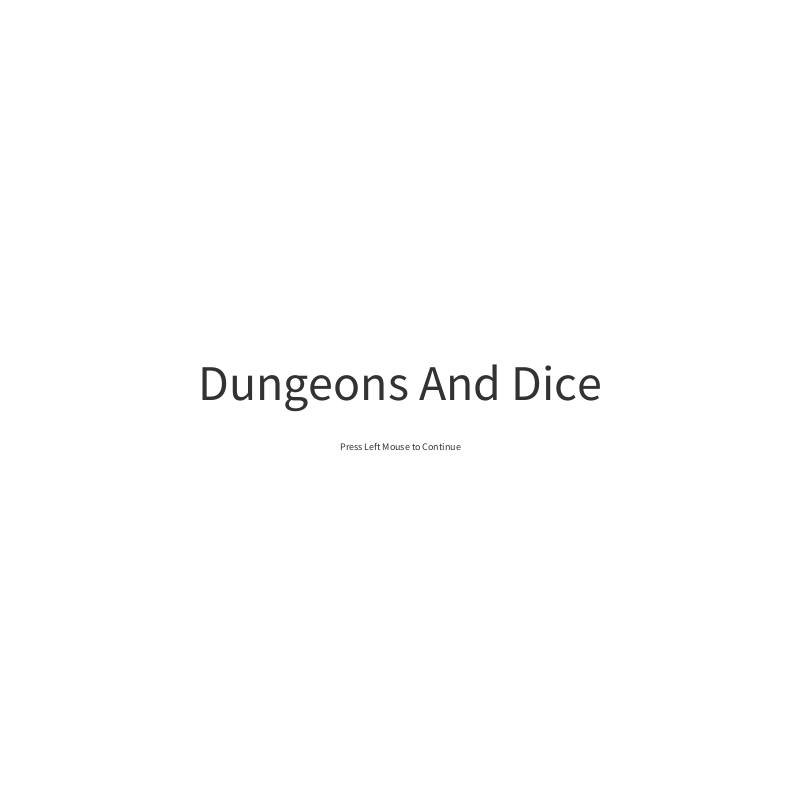
Frame 1 (no input)
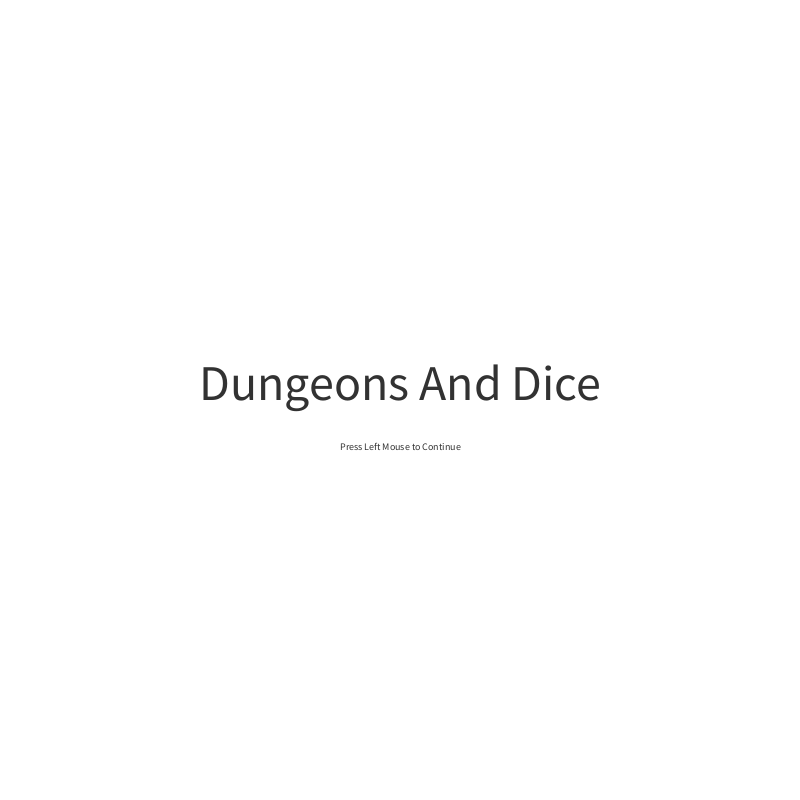
Frame 60 (the mouse pressed at the canvas centre just before this capture)
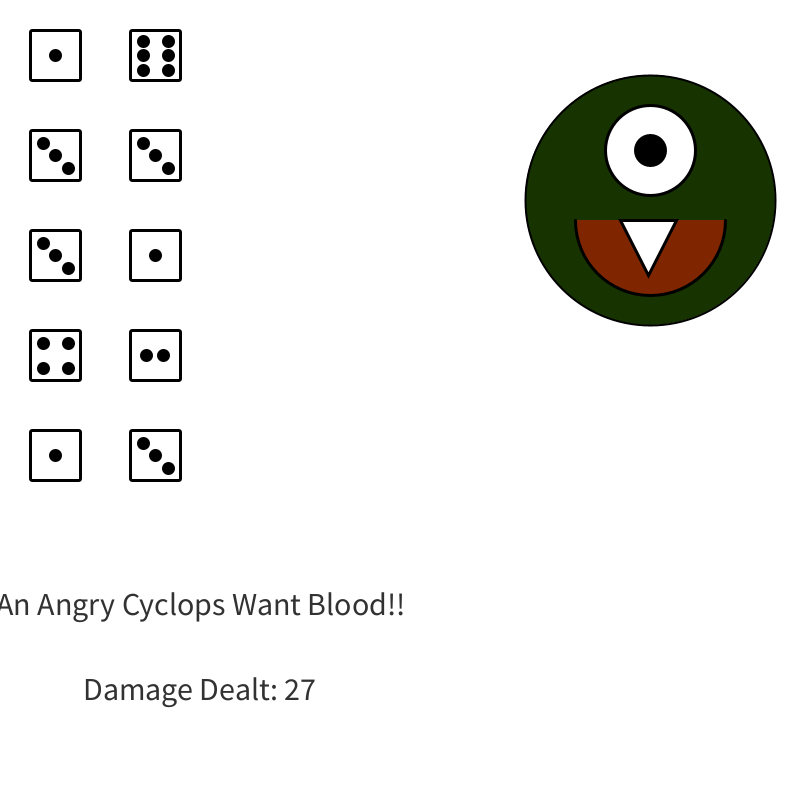
Frame 120 (the mouse held since frame 60 and released just before this capture)

The Processing sketch that drew these frames (run headless with seeded random() and noise(); from frame 60 on, the mouse is pressed at the canvas centre):

// Processing sketch: Dice
// ── Dice.pde

int column = 2;
int row = 5;
int total = 0;
Die[] dice = new Die[column * row];
String totalString;
boolean changeEnemy = true;
int RandomXP;
EnemyAi ai = new EnemyAi();
int XP = 0;
int totalXP = 0;
int newTotal;
int NewHealth;
int addXpos = 450;
TextManager text = new TextManager();
int deadHealth;
int SizeX, SizeY, stage;
void setup() {
  Menu();
  
  
  size(800, 800);

  for (int i = 0; i < column; i++) {
    int xPos = 100 * i + 30;
    for (int j = 0; j < row; j++) {
      int  yPos = 100 * j + 30;
      dice[i * row + j] = new Die(xPos, yPos);
      //sum += dice[i * row * j].toggleNum;
    }
  }
  for (int b = 0; b < dice.length; b++) {
    dice[b].roll();
    total = total += dice[b].toggleNum;
  }
 
  total = 0;
  
  
}
void Menu() {

  stage = 1;
 
}
void MenuStage() {
  if (stage == 1) {
    textAlign(CENTER);
    textSize(50);
    fill(50);
    text("Dungeons And Dice", width/2, height/2);
    textSize(10);
    fill(50);
    text("Press Left Mouse to Continue", width/2, height/2 + 50);
  }

  if (stage == 2) {

    ProcessCommand();
  }
}
void draw() {
 background(255);
  MenuStage();
}
void ProcessCommand() {
  
  for (int a = 0; a < dice.length; a++) {
    dice[a].CreateDice();
  }
  ai.CreateEnemy();
  
  String s = "Damage Dealt: " + newTotal;
  fill(50);
  textSize(32);
  text(s, width/2 - 200, height - 100);
}
void mousePressed() {
  stage = 2;
  for (int b = 0; b < dice.length; b++) {
    dice[b].roll();
    total = total += dice[b].toggleNum;
    
  }
  newTotal = total;


  

  ai.Roll2();
  total = 0;
  


 
  redraw();
 
}



class Die {
  int xPos;
  int yPos;
  int sizeX = 50;
  int sizeY = 50;
  int toggleNum;
  
  Die(int x, int y) {
    xPos = x;
    yPos = y;

   
  }

  
  void roll() {

    toggleNum = (int)random(1, 7);
   
  }

  
  void ShowNumbers() {

    switch(toggleNum) {
    case 1 :
      fill(0);
      ellipse(xPos + sizeX/2, yPos + sizeY/2, 10, 10);
      break;

    case 2 :
      fill(0);
      ellipse(xPos + sizeX/1.5, yPos + sizeY/2, 10, 10);
      ellipse(xPos + sizeX/3, yPos + sizeY/2, 10, 10);
      break;

    case 3 :
      fill(0);
      // a three dice is diagonal
      ellipse(xPos + sizeX/3.6, yPos + sizeY/3.6, 10, 10);
      ellipse(xPos + sizeX/2, yPos + sizeY/2, 10, 10);
      ellipse(xPos + sizeX/1.3, yPos + sizeY/1.3, 10, 10);
      break;

    case 4 :
      fill(0);

      ellipse(xPos + sizeX/1.3, yPos + sizeY/1.3, 10, 10);
      ellipse(xPos + sizeX/3.6, yPos + sizeY/3.6, 10, 10);
      ellipse(xPos + sizeX/1.3, yPos + sizeY/3.6, 10, 10);
      ellipse(xPos + sizeX/3.6, yPos + sizeY/1.3, 10, 10);
      break;

    case 5 :
      fill(0);
      ellipse(xPos + sizeX/2, yPos + sizeY/2, 10, 10);
      ellipse(xPos + sizeX/1.3, yPos + sizeY/1.3, 10, 10);
      ellipse(xPos + sizeX/3.6, yPos + sizeY/3.6, 10, 10);
      ellipse(xPos + sizeX/1.3, yPos + sizeY/3.6, 10, 10);
      ellipse(xPos + sizeX/3.6, yPos + sizeY/1.3, 10, 10);
      break;

    case 6 :
      fill(0);
      ellipse(xPos + sizeX/1.3, yPos + sizeY/2, 10, 10);
      ellipse(xPos + sizeX/3.6, yPos + sizeY/2, 10, 10);
      ellipse(xPos + sizeX/1.3, yPos + sizeY/1.25, 10, 10);
      ellipse(xPos + sizeX/3.6, yPos + sizeY/4.25, 10, 10);
      ellipse(xPos + sizeX/1.3, yPos + sizeY/4.25, 10, 10);
      ellipse(xPos + sizeX/3.6, yPos + sizeY/1.25, 10, 10);
      break;
    }
  }
  void CreateDice() {



    fill(255);
    rect(xPos, yPos, sizeX, sizeY, 2);

    ShowNumbers();
  }
  
}

class EnemyAi {
  int changeNum;

  int health = (int)random(100, 500);
  EnemyAi() {
  }
  void Roll2() {

    if (changeEnemy == true) {

      changeNum  = (int)random(1, 4);
    }

    if (changeEnemy == false) {
      ai.healthmethod();
    }
  }

  void CreateEnemy() {
    fill(255);

    DisplayEnemy();
  }

  void DisplayEnemy() {

    switch(changeNum) {

    case 1: //ogre
      fill(66, 142, 4);
      stroke(0);
      strokeWeight(2);
      ellipse(200 + addXpos, 200, 250, 250);

      strokeWeight(3);
      fill(255);
      ellipse(150 + addXpos, 100, 90, 90);

      fill(0);
      ellipse(125 + addXpos, 95, 30, 30);

      fill(255);
      ellipse(250 + addXpos, 100, 90, 90);

      fill(0);
      ellipse(260 + addXpos, 95, 30, 30);

      fill(255, 180, 180);
      arc(200 + addXpos, 220, 150, 150, 0, PI);

      fill(255);
      rect(210 + addXpos, 220, 30, 40);

      fill(255);
      rect(190 + addXpos, 220, 30, 40);

      text.ShowText("An Ogre Has Appeared!!");
      changeEnemy = false;

      break;

    case 2: //cyclops
      fill(22, 51, 0);
      stroke(0);
      strokeWeight(2);
      ellipse(200 + addXpos, 200, 250, 250);

      strokeWeight(3);
      fill(255);
      ellipse(200 + addXpos, 150, 90, 90);

      fill(0);
      ellipse(200 + addXpos, 150, 30, 30);


      fill(127, 38, 0);
      arc(200 + addXpos, 220, 150, 150, 0, PI);

      fill(255);
      triangle(170 + addXpos, 220, 198 + addXpos, 275, 226 + addXpos, 220);
      
      text.ShowText("An Angry Cyclops Want Blood!!");
      changeEnemy = false;

      break;

    case 3: //cacodemon
      fill(109, 0, 0);
      stroke(0);
      strokeWeight(2);
      ellipse(200 + addXpos, 200, 250, 250);

      strokeWeight(3);
      fill(255); //eye1
      ellipse(200 + addXpos, 150, 90, 90);

      fill(0);
      ellipse(200 + addXpos, 150, 30, 30);

      //rest of body
      fill(127, 38, 0);
      arc(200 + addXpos, 220, 150, 150, 0, PI);
      //tooth
      fill(255);
      triangle(150 + addXpos, 220, 178 + addXpos, 275, 206 + addXpos, 220);
      triangle(170 + addXpos, 220, 198 + addXpos, 275, 226 + addXpos, 220);
      triangle(190 + addXpos, 220, 218 + addXpos, 275, 246 + addXpos, 220);
      triangle(210 + addXpos, 220, 238 + addXpos, 275, 266 + addXpos, 220);

      text.ShowText("A Cacodemon has Appeared");

      changeEnemy = false;
      break;
     
    }
  }

  void healthmethod() {
    NewHealth = health -= total;

  

    if (health < 0) {
   
      changeEnemy = true;
      health = (int)random(100, 500);
      deadHealth = health;
      changeNum  = (int)random(1, 4);
    }
  }
 
}

class TextManager {
  TextManager() {
  }

  void ShowText(String s) {

    fill(50);
    textSize(32);
    text(s, width/2 - 200, height/1.3);
  }
}
